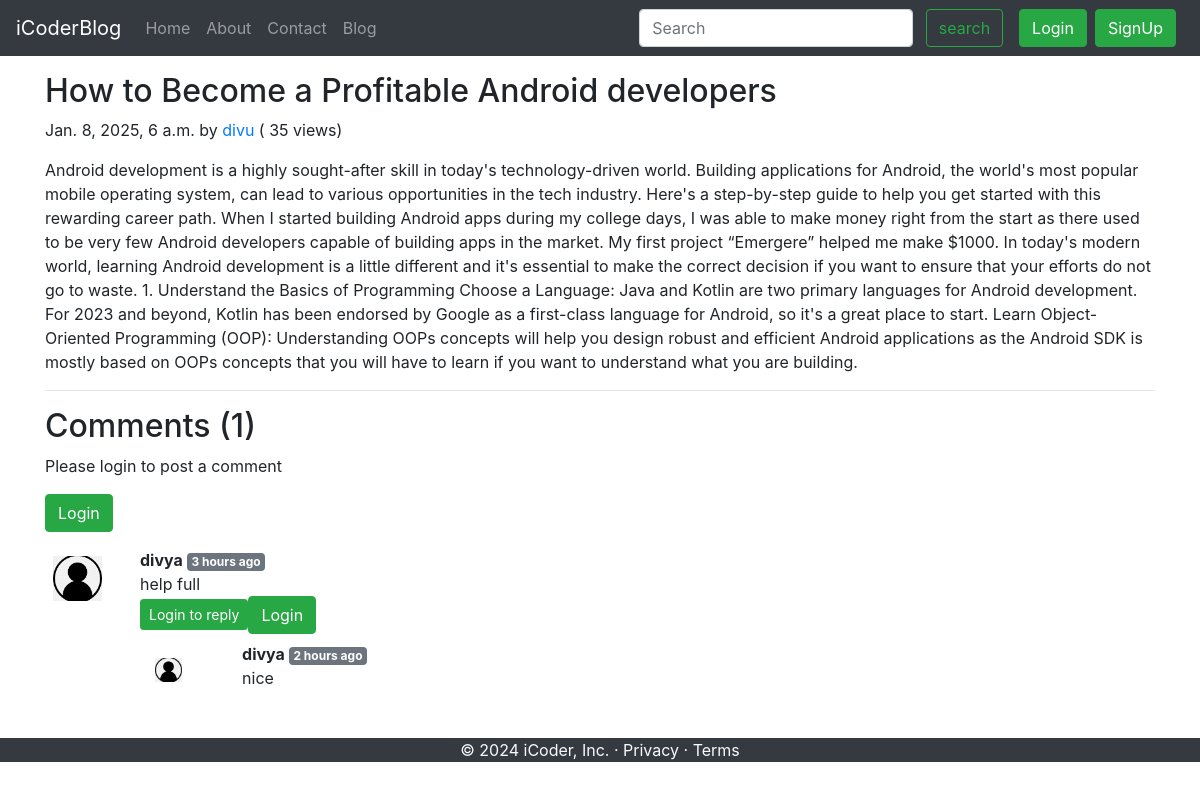
Screenshot of /blog/new_post with the database file from the repository.
### blog/models.py (models this page shows, shortened)
class Blog(models.Model):
    sno = models.AutoField(primary_key=True)
    title= models.CharField(max_length=155)
    author=models.CharField(max_length=14)
    slug=models.CharField(max_length=130)
    views = models.IntegerField(default=0)
    timeStamp=models.DateTimeField(blank=True)
    content=models.TextField()

class BlogComment(models.Model):
    sno= models.AutoField(primary_key=True)
    comment=models.TextField()
    user=models.ForeignKey(User, on_delete=models.CASCADE)
    post=models.ForeignKey(Blog, on_delete=models.CASCADE)
    parent=models.ForeignKey('self',on_delete=models.CASCADE, null=True )
    timestamp= models.DateTimeField(default=now)

### blog/views.py (the view)
# urls.py: path('<str:slug>', views.blogPost, name='blogpost' ),
def blogPost(request, slug):
    post=Blog.objects.filter(slug=slug).first()
    post.views= post.views +1
    post.save()
    comments= BlogComment.objects.filter(post=post, parent=None)
    replies= BlogComment.objects.filter(post=post).exclude(parent=None)
    replyDict={}
    for reply in replies:
        if reply.parent.sno not in replyDict.keys():
            replyDict[reply.parent.sno]=[reply]
        else:
            replyDict[reply.parent.sno].append(reply)
    context={'post':post, 'comments': comments, 'user': request.user, 'replyDict': replyDict}
    return render(request, "blog/blogPost.html", context)

### blog/templatetags/extras.py (called while the page is built)
@register.filter(name='get_val')
def get_val(dict, key):
    return dict.get(key)

### templates/blog/blogpost.html (shortened to what this page needs)
{% extends 'base.html' %}
{% block body %}
{% load humanize %}
{% load extras %}
{% load static %}
<div class="container my-3">
    <h2 class="blog-post-title">{{post.title}}</h2>
    <p class="blog-post-meta">{{post.timeStamp}} by <a href="/about">{{post.author}}</a> (<span > {{post.views}} views</span>)</p>
    <p>{{post.content|safe}}</p>
    <hr>
</div>
<div class="container">
    <h2> Comments ({{comments.count}}) </h2>
    <div class="my-2">
        {% if user.is_authenticated %}
        <form action="/blog/postComment" method="post">
            {% csrf_token %}
            <div class="form-group">
                <label for="exampleInputEmail1">Post Comment </label>
                <input type="text" class="form-control" name="comment" placeholder="Enter comment here">
            </div>
            <input type="hidden" name="postSno" value="{{post.sno}}">
            <input type="hidden" name="parentSno" value="">
            <button type="submit" class="btn btn-success">Submit</button>
        </form>
        {% else %}
        <p>Please login to post a comment  </p>
        <button type="button" class="btn btn-success mr-2" data-toggle="modal" data-target="#loginModal">
            Login
            </button>
        {% endif %}
    </div>
    {% for comment in comments %}
    <div class="row my-3">
        <div class="col-md-1  ">
            <img class="rounded mx-auto d-block w-100  p-2" src="/static/img/11.png" alt="user">
        </div>
        <div class="col-md-11 ">
            <b> {{comment.user.username}} </b> <span class="badge badge-secondary ">{{comment.timestamp| naturaltime}}</span>
            <div >{{comment.comment}}</div>
            <div class="reply mx-0">
                {% if user.is_authenticated %}
                <button class="btn btn-sm btn-success" type="button" data-toggle="collapse" data-target="#replyBox{{comment.sno}}" aria-expanded="false" aria-controls="replyBox{{comment.sno}}">
                    Reply
                </button>
                <div class="collapse" id="replyBox{{comment.sno}}">
                    <div class="card card-body my-2">
                        <form action="/blog/postComment" method="post">
                           {%csrf_token%}
                            <div class="form-group">
                                <label for="comment">Post a reply </label>
                                <input type="text" class="form-control" name="comment" placeholder="Enter comment here">
                                <input type="hidden" name="parentSno" value="{{comment.sno}}">
                            </div>
                            <input type="hidden" name="postSno" value="{{post.sno}}">
                            <button type="submit" class="btn btn-success">Submit</button>
                        </form>
                    </div>
                </div>
                {% else %}
                <button class="btn btn-sm btn-success" type="button" data-toggle="collapse" data-target="#replyBox{{comment.sno}}" aria-expanded="false" aria-controls="replyBox{{comment.sno}}">
                    Login to reply
                    <button type="button" class="btn btn-success mr-2" data-toggle="modal" data-target="#loginModal">
                        Login
                        </button>
                </button>
                {% endif %}
                <div class="replies my-2 ">
                    {% for reply in replyDict|get_val:comment.sno %}
                    <div class="row my-2">
                        <div class="col-md-1 ">
                            <img class="rounded mx-auto d-block w-75 my-2  p-2" src="/static/img/11.png" alt="user">
                        </div>
                        <div class="col-md-11">
                            <div class="col-md-11 ">
                                <b> {{reply.user.username}} </b> <span class="badge badge-secondary ">{{reply.timestamp| naturaltime}}</span>
                                <div>{{reply.comment}}</div>
                            </div>
                            <br>
                        </div>
                    </div>
                    {% endfor %}
                </div>
            </div>
        </div>
    </div>
    {% endfor %}
</div>
{% endblock %}

### rows the page displays
Blog: title "How to Become a Profitable Android developers", timeStamp "Jan. 8, 2025, 6 a.m.", author "divu", views "35", content "Android development is a highly sought-after skill in today's technology-driven world. Building applications for Android, the world's most popular mobile operating system, can lead to various opportunities in the tech industry. Here's a step-by-step guide to help you get started with this rewarding career path. When I started building Android apps during my college days, I was able to make money right from the start as there used to be very few Android developers capable of building apps in the market. My first project “Emergere” helped me make $1000. In today's modern world, learning Android development is a little different and it's essential to make the correct decision if you want to…"
BlogComment: user.username "divya", timestamp "3 hours ago", comment "help full"
BlogComment: user.username "divya", timestamp "2 hours ago", comment "nice"

### other values shown
{{ comments.count }} "1"
